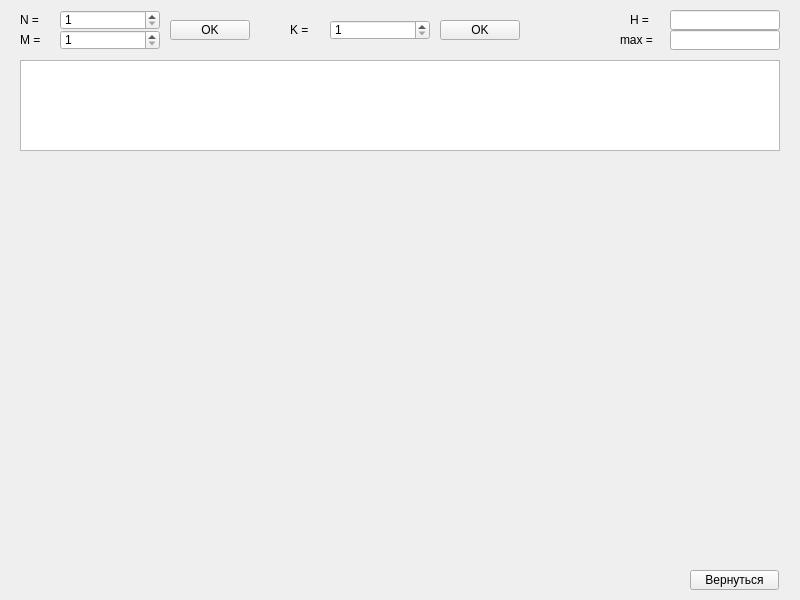
<?xml version="1.0" encoding="UTF-8"?>
<ui version="4.0">
 <class>MainWindow</class>
 <widget class="QMainWindow" name="MainWindow">
  <property name="geometry">
   <rect>
    <x>0</x>
    <y>0</y>
    <width>800</width>
    <height>600</height>
   </rect>
  </property>
  <property name="windowTitle">
   <string>MainWindow</string>
  </property>
  <widget class="QWidget" name="centralwidget">
   <widget class="QStackedWidget" name="stackedWidget">
    <property name="geometry">
     <rect>
      <x>0</x>
      <y>0</y>
      <width>801</width>
      <height>601</height>
     </rect>
    </property>
    <property name="lineWidth">
     <number>1</number>
    </property>
    <property name="midLineWidth">
     <number>0</number>
    </property>
    <property name="currentIndex">
     <number>1</number>
    </property>
    <widget class="QWidget" name="menu">
     <widget class="QWidget" name="verticalLayoutWidget">
      <property name="geometry">
       <rect>
        <x>190</x>
        <y>80</y>
        <width>461</width>
        <height>471</height>
       </rect>
      </property>
      <layout class="QVBoxLayout" name="verticalLayout">
       <item>
        <widget class="QPushButton" name="ex_1">
         <property name="text">
          <string>задание №1</string>
         </property>
        </widget>
       </item>
       <item>
        <widget class="QPushButton" name="ex_2">
         <property name="text">
          <string>задание №2</string>
         </property>
        </widget>
       </item>
       <item>
        <widget class="QPushButton" name="ex_3">
         <property name="text">
          <string>задание №3</string>
         </property>
        </widget>
       </item>
      </layout>
     </widget>
    </widget>
    <widget class="QWidget" name="exersize">
     <widget class="QTableWidget" name="tableWidget">
      <property name="geometry">
       <rect>
        <x>20</x>
        <y>60</y>
        <width>760</width>
        <height>91</height>
       </rect>
      </property>
     </widget>
     <widget class="QStackedWidget" name="stackedWidget_2">
      <property name="geometry">
       <rect>
        <x>0</x>
        <y>0</y>
        <width>801</width>
        <height>51</height>
       </rect>
      </property>
      <property name="lineWidth">
       <number>1</number>
      </property>
      <property name="midLineWidth">
       <number>0</number>
      </property>
      <property name="currentIndex">
       <number>2</number>
      </property>
      <widget class="QWidget" name="exersize_1">
       <widget class="QSpinBox" name="N_1">
        <property name="geometry">
         <rect>
          <x>60</x>
          <y>10</y>
          <width>100</width>
          <height>20</height>
         </rect>
        </property>
        <property name="minimum">
         <number>1</number>
        </property>
        <property name="maximum">
         <number>12</number>
        </property>
        <property name="value">
         <number>1</number>
        </property>
       </widget>
       <widget class="QPushButton" name="start_1">
        <property name="geometry">
         <rect>
          <x>170</x>
          <y>10</y>
          <width>80</width>
          <height>20</height>
         </rect>
        </property>
        <property name="text">
         <string>OK</string>
        </property>
       </widget>
       <widget class="QLabel" name="label_1">
        <property name="geometry">
         <rect>
          <x>20</x>
          <y>10</y>
          <width>41</width>
          <height>17</height>
         </rect>
        </property>
        <property name="text">
         <string>N = </string>
        </property>
       </widget>
      </widget>
      <widget class="QWidget" name="exersize_2">
       <widget class="QDoubleSpinBox" name="P_2">
        <property name="geometry">
         <rect>
          <x>20</x>
          <y>10</y>
          <width>65</width>
          <height>20</height>
         </rect>
        </property>
        <property name="minimum">
         <double>0.100000000000000</double>
        </property>
        <property name="maximum">
         <double>1.000000000000000</double>
        </property>
        <property name="singleStep">
         <double>0.100000000000000</double>
        </property>
       </widget>
       <widget class="QPushButton" name="start_2">
        <property name="geometry">
         <rect>
          <x>100</x>
          <y>10</y>
          <width>89</width>
          <height>20</height>
         </rect>
        </property>
        <property name="text">
         <string>OK</string>
        </property>
       </widget>
       <widget class="QLabel" name="label_4">
        <property name="geometry">
         <rect>
          <x>620</x>
          <y>10</y>
          <width>41</width>
          <height>20</height>
         </rect>
        </property>
        <property name="text">
         <string>min = </string>
        </property>
       </widget>
       <widget class="QLineEdit" name="max_2">
        <property name="geometry">
         <rect>
          <x>670</x>
          <y>30</y>
          <width>110</width>
          <height>20</height>
         </rect>
        </property>
        <property name="readOnly">
         <bool>true</bool>
        </property>
       </widget>
       <widget class="QLineEdit" name="entro_2">
        <property name="geometry">
         <rect>
          <x>490</x>
          <y>10</y>
          <width>110</width>
          <height>20</height>
         </rect>
        </property>
        <property name="readOnly">
         <bool>true</bool>
        </property>
       </widget>
       <widget class="QLabel" name="label_3">
        <property name="geometry">
         <rect>
          <x>450</x>
          <y>10</y>
          <width>31</width>
          <height>17</height>
         </rect>
        </property>
        <property name="text">
         <string>H = </string>
        </property>
       </widget>
       <widget class="QLineEdit" name="min_2">
        <property name="geometry">
         <rect>
          <x>670</x>
          <y>10</y>
          <width>110</width>
          <height>20</height>
         </rect>
        </property>
        <property name="readOnly">
         <bool>true</bool>
        </property>
       </widget>
       <widget class="QLabel" name="label_2">
        <property name="geometry">
         <rect>
          <x>620</x>
          <y>30</y>
          <width>41</width>
          <height>17</height>
         </rect>
        </property>
        <property name="text">
         <string>max = </string>
        </property>
       </widget>
      </widget>
      <widget class="QWidget" name="exersize_3">
       <widget class="QSpinBox" name="N_3">
        <property name="geometry">
         <rect>
          <x>60</x>
          <y>10</y>
          <width>100</width>
          <height>20</height>
         </rect>
        </property>
        <property name="minimum">
         <number>1</number>
        </property>
        <property name="maximum">
         <number>12</number>
        </property>
        <property name="value">
         <number>1</number>
        </property>
       </widget>
       <widget class="QPushButton" name="start_31">
        <property name="geometry">
         <rect>
          <x>170</x>
          <y>20</y>
          <width>80</width>
          <height>20</height>
         </rect>
        </property>
        <property name="text">
         <string>OK</string>
        </property>
       </widget>
       <widget class="QLabel" name="label_7">
        <property name="geometry">
         <rect>
          <x>620</x>
          <y>30</y>
          <width>40</width>
          <height>20</height>
         </rect>
        </property>
        <property name="text">
         <string>max = </string>
        </property>
       </widget>
       <widget class="QLineEdit" name="max_3">
        <property name="geometry">
         <rect>
          <x>670</x>
          <y>30</y>
          <width>110</width>
          <height>20</height>
         </rect>
        </property>
        <property name="readOnly">
         <bool>true</bool>
        </property>
       </widget>
       <widget class="QLineEdit" name="entro_3">
        <property name="geometry">
         <rect>
          <x>670</x>
          <y>10</y>
          <width>110</width>
          <height>20</height>
         </rect>
        </property>
        <property name="readOnly">
         <bool>true</bool>
        </property>
       </widget>
       <widget class="QLabel" name="label_5">
        <property name="geometry">
         <rect>
          <x>630</x>
          <y>10</y>
          <width>30</width>
          <height>20</height>
         </rect>
        </property>
        <property name="text">
         <string>H = </string>
        </property>
       </widget>
       <widget class="QLabel" name="label_8">
        <property name="geometry">
         <rect>
          <x>20</x>
          <y>10</y>
          <width>40</width>
          <height>20</height>
         </rect>
        </property>
        <property name="text">
         <string>N = </string>
        </property>
       </widget>
       <widget class="QLabel" name="label_9">
        <property name="geometry">
         <rect>
          <x>20</x>
          <y>30</y>
          <width>40</width>
          <height>20</height>
         </rect>
        </property>
        <property name="text">
         <string>M = </string>
        </property>
       </widget>
       <widget class="QSpinBox" name="M_3">
        <property name="geometry">
         <rect>
          <x>60</x>
          <y>30</y>
          <width>100</width>
          <height>20</height>
         </rect>
        </property>
        <property name="minimum">
         <number>1</number>
        </property>
        <property name="maximum">
         <number>12</number>
        </property>
        <property name="value">
         <number>1</number>
        </property>
       </widget>
       <widget class="QLabel" name="label_10">
        <property name="geometry">
         <rect>
          <x>290</x>
          <y>20</y>
          <width>40</width>
          <height>20</height>
         </rect>
        </property>
        <property name="text">
         <string>K = </string>
        </property>
       </widget>
       <widget class="QSpinBox" name="K_3">
        <property name="geometry">
         <rect>
          <x>330</x>
          <y>20</y>
          <width>100</width>
          <height>20</height>
         </rect>
        </property>
        <property name="minimum">
         <number>1</number>
        </property>
        <property name="maximum">
         <number>12</number>
        </property>
        <property name="value">
         <number>1</number>
        </property>
       </widget>
       <widget class="QPushButton" name="start_32">
        <property name="geometry">
         <rect>
          <x>440</x>
          <y>20</y>
          <width>80</width>
          <height>20</height>
         </rect>
        </property>
        <property name="text">
         <string>OK</string>
        </property>
       </widget>
      </widget>
     </widget>
     <widget class="QPushButton" name="to_menu">
      <property name="geometry">
       <rect>
        <x>690</x>
        <y>570</y>
        <width>89</width>
        <height>20</height>
       </rect>
      </property>
      <property name="text">
       <string>Вернуться</string>
      </property>
     </widget>
     <widget class="QCustomPlot" name="widget" native="true">
      <property name="geometry">
       <rect>
        <x>20</x>
        <y>159</y>
        <width>760</width>
        <height>401</height>
       </rect>
      </property>
     </widget>
    </widget>
   </widget>
  </widget>
 </widget>
 <customwidgets>
  <customwidget>
   <class>QCustomPlot</class>
   <extends>QWidget</extends>
   <header>qcustomplot.h</header>
   <container>1</container>
  </customwidget>
 </customwidgets>
 <resources/>
 <connections/>
</ui>
